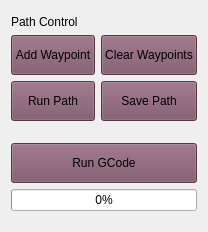
         <widget class="QWidget" name="PathTab">
          <property name="styleSheet">
           <string notr="true">QPushButton {
        background-color: rgb(120, 80, 100);
}

QPushButton:hover {
       background-color: rgb(140, 100, 120);
}

QPushButton:checked,
QPushButton:pressed {
       background-color: rgb(150, 80, 100);
}

QPushButton:disabled {
       background-color: #4e4849;
       color: #887c80;
}
</string>
          </property>
          <attribute name="title">
           <string>Path / GCode</string>
          </attribute>
          <layout class="QVBoxLayout" name="path_layout">
           <property name="topMargin">
            <number>15</number>
           </property>
           <item>
            <widget class="QLabel" name="waypoint_info_label">
             <property name="text">
              <string>Path Control</string>
             </property>
            </widget>
           </item>
           <item>
            <layout class="QGridLayout" name="wp_grid_layout">
             <item row="0" column="0">
              <widget class="QPushButton" name="btn_add_waypoint">
               <property name="minimumSize">
                <size>
                 <width>60</width>
                 <height>40</height>
                </size>
               </property>
               <property name="maximumSize">
                <size>
                 <width>16777215</width>
                 <height>40</height>
                </size>
               </property>
               <property name="text">
                <string>Add Waypoint</string>
               </property>
              </widget>
             </item>
             <item row="0" column="1">
              <widget class="QPushButton" name="btn_clear_waypoints">
               <property name="minimumSize">
                <size>
                 <width>60</width>
                 <height>40</height>
                </size>
               </property>
               <property name="maximumSize">
                <size>
                 <width>16777215</width>
                 <height>40</height>
                </size>
               </property>
               <property name="text">
                <string>Clear Waypoints</string>
               </property>
              </widget>
             </item>
             <item row="1" column="0">
              <widget class="QPushButton" name="btn_run_path">
               <property name="minimumSize">
                <size>
                 <width>60</width>
                 <height>40</height>
                </size>
               </property>
               <property name="maximumSize">
                <size>
                 <width>16777215</width>
                 <height>40</height>
                </size>
               </property>
               <property name="text">
                <string>Run Path</string>
               </property>
              </widget>
             </item>
             <item row="1" column="1">
              <widget class="QPushButton" name="btn_save_path">
               <property name="minimumSize">
                <size>
                 <width>60</width>
                 <height>40</height>
                </size>
               </property>
               <property name="maximumSize">
                <size>
                 <width>16777215</width>
                 <height>40</height>
                </size>
               </property>
               <property name="text">
                <string>Save Path</string>
               </property>
              </widget>
             </item>
            </layout>
           </item>
           <item>
            <spacer name="spacer_after_movement_3">
             <property name="orientation">
              <enum>Qt::Orientation::Vertical</enum>
             </property>
             <property name="sizeType">
              <enum>QSizePolicy::Policy::Fixed</enum>
             </property>
             <property name="sizeHint" stdset="0">
              <size>
               <width>20</width>
               <height>16</height>
              </size>
             </property>
            </spacer>
           </item>
           <item>
            <widget class="QPushButton" name="run_gcode_button">
             <property name="minimumSize">
              <size>
               <width>60</width>
               <height>40</height>
              </size>
             </property>
             <property name="maximumSize">
              <size>
               <width>16777215</width>
               <height>40</height>
              </size>
             </property>
             <property name="text">
              <string>Run GCode</string>
             </property>
             <property name="checkable">
              <bool>true</bool>
             </property>
            </widget>
           </item>
           <item>
            <widget class="QProgressBar" name="gcode_progress_bar">
             <property name="value">
              <number>0</number>
             </property>
            </widget>
           </item>
           <item>
            <spacer name="verticalSpacer_2">
             <property name="orientation">
              <enum>Qt::Orientation::Vertical</enum>
             </property>
             <property name="sizeType">
              <enum>QSizePolicy::Policy::MinimumExpanding</enum>
             </property>
             <property name="sizeHint" stdset="0">
              <size>
               <width>20</width>
               <height>10</height>
              </size>
             </property>
            </spacer>
           </item>
          </layout>
         </widget>
